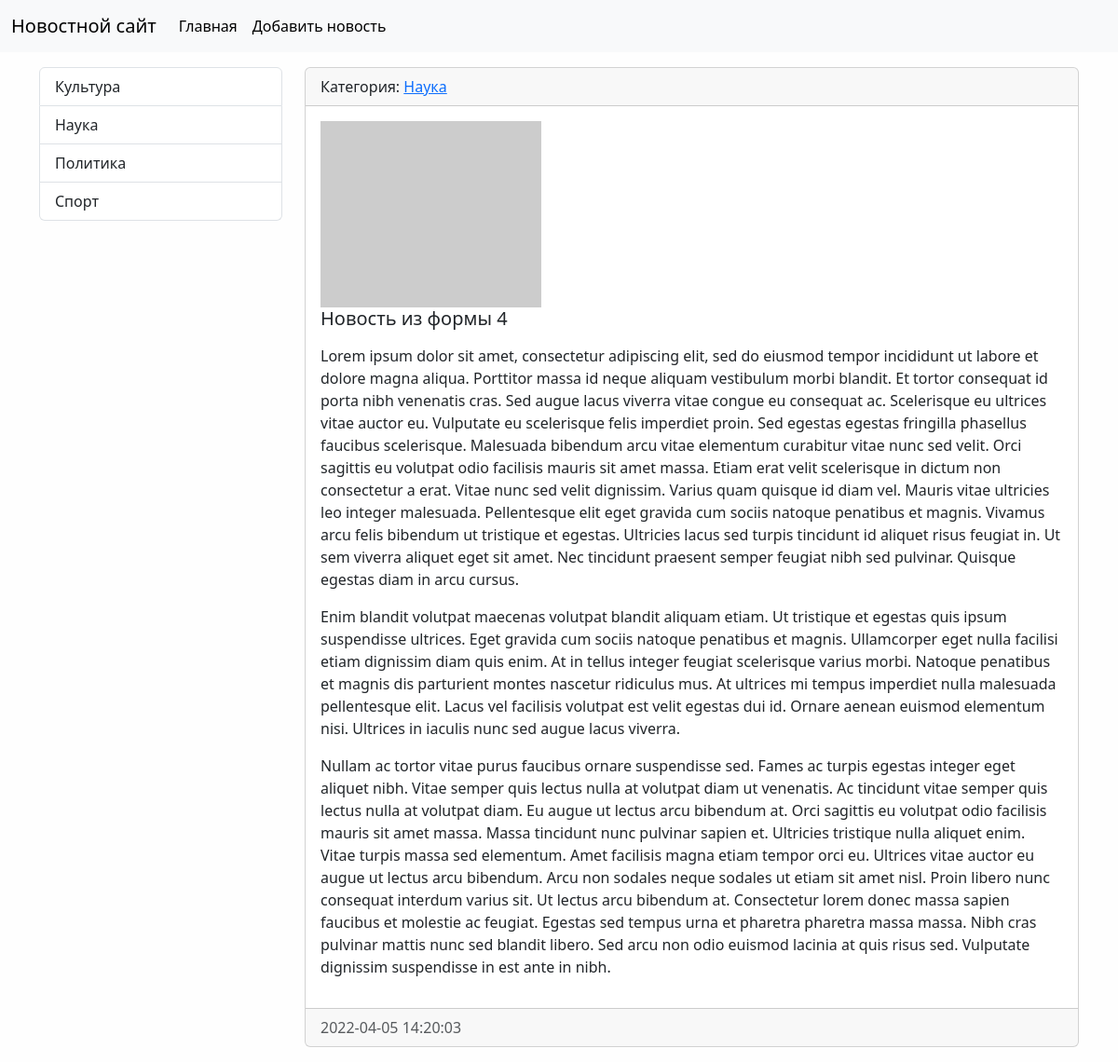
Screenshot of /news/10 with the database file from the repository.
### news/models.py (models this page shows, shortened)
class Category(models.Model):
    title = models.CharField(max_length=150, db_index=True, verbose_name='Наименование категории')
    def get_absolute_url(self):
        return reverse('category', kwargs={'category_id': self.pk})
    def __str__(self):
        return self.title
    class Meta:
        verbose_name = 'Категория'
        verbose_name_plural = 'Категории'
        ordering = ['title']

class News(models.Model):
    title = models.CharField(max_length=150, verbose_name='Наименование')
    content = models.TextField(blank=True, verbose_name='Контент')
    created_at = models.DateTimeField(auto_now_add=True, verbose_name='Дата создания')
    updated_at = models.DateTimeField(auto_now=True, verbose_name='Дата обновления')
    photo = models.ImageField(upload_to='photos/%Y/%m/%d/', verbose_name='Фото', blank=True)
    is_published = models.BooleanField(default=True, verbose_name='Опубликовано')
    category = models.ForeignKey('Category', on_delete=models.PROTECT, verbose_name='Категория')
    class Meta:
        verbose_name = 'Новость'
        verbose_name_plural = 'Новости'
        ordering = ['-created_at']

### news/views.py (the view)
# urls.py: path('news/<int:pk>', ViewNews.as_view(), name='view_news'),
class ViewNews(DetailView):
    model = News
    context_object_name = 'news_item'

### news/templatetags/news_tags.py (called while the page is built)
@register.inclusion_tag('news/list_categories.html')
def show_categories():
    categories = Category.objects.all()
    return {"categories": categories}

### news/templates/news/news_detail.html (shortened to what this page needs)
{% extends 'base.html' %}
{% block sidebar %}
{% include 'inc/_sidebar.html' %}
{% endblock %}
{% block content %}
    <div class="card mb-3">
        <div class="card-header">
            Категория: <a href="{{ news_item.category.get_absolute_url }}">{{ news_item.category }}</a>
        </div>
        <div class="card-body">
                {% if item.photo %}
                <img src="{{ news_item.photo.url }}" width="200" class="float-left mr-3">
                {% else %}
                <img src="https://picsum.photos/id/237/200/300" class="float-left mr-3">
                {% endif %}
                    <h5 class="card-title">{{ news_item.title }}</h5>
                    <p class="card-text">{{ news_item.content|linebreaks }}</p>
        </div>
        <div class="card-footer text-muted">
            {{ news_item.created_at|date:"Y-m-d H:i:s" }}
          </div>
        </div>
{% endblock %}

### news/templates/news/list_categories.html
<div class="list-group">
    {% for item in categories %}
    <a href="{{ item.get_absolute_url }}" class="list-group-item list-group-item-action">{{ item.title }}</a>
    {% endfor %}
</div>

### mysite/static/css/style.css (style rules this page uses)
body { background-color: #fefefe; }

### rows the page displays
Category: title "Культура"
Category: title "Наука"
Category: title "Политика"
Category: title "Спорт"
News: category "Наука", title "Новость из формы 4", content "Lorem ipsum dolor sit amet, consectetur adipiscing elit, sed do eiusmod tempor incididunt ut labore et dolore magna aliqua. Porttitor massa id neque aliquam vestibulum morbi blandit. Et tortor consequat id porta nibh venenatis cras. Sed augue lacus viverra vitae congue eu consequat ac. Scelerisque eu ultrices vitae auctor eu. Vulputate eu scelerisque felis imperdiet proin. Sed egestas egestas fringilla phasellus faucibus scelerisque. Malesuada bibendum arcu vitae elementum curabitur vitae nunc sed velit. Orci sagittis eu volutpat odio facilisis mauris sit amet massa. Etiam erat velit scelerisque in dictum non consectetur a erat. Vitae nunc sed velit dignissim. Varius quam quisque id diam…", created_at "2022-04-05 14:20:03"
